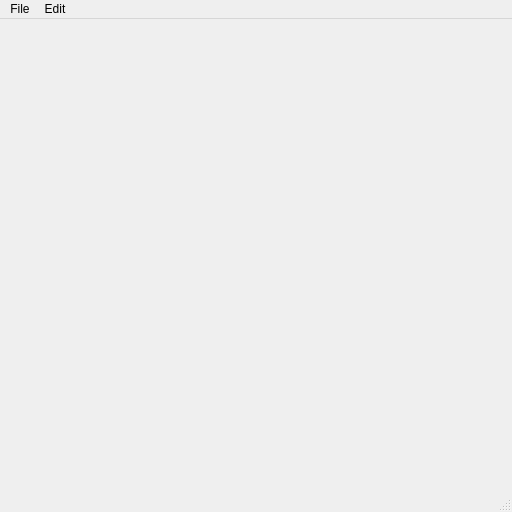
<?xml version="1.0" encoding="UTF-8"?>
<ui version="4.0">
 <class>MainWindow</class>
 <widget class="QMainWindow" name="MainWindow">
  <property name="geometry">
   <rect>
    <x>0</x>
    <y>0</y>
    <width>512</width>
    <height>512</height>
   </rect>
  </property>
  <property name="minimumSize">
   <size>
    <width>512</width>
    <height>512</height>
   </size>
  </property>
  <property name="windowTitle">
   <string>Test Window </string>
  </property>
  <widget class="QWidget" name="centralwidget"/>
  <widget class="QMenuBar" name="menubar">
   <property name="geometry">
    <rect>
     <x>0</x>
     <y>0</y>
     <width>512</width>
     <height>18</height>
    </rect>
   </property>
   <widget class="QMenu" name="menuFile">
    <property name="title">
     <string>File</string>
    </property>
    <addaction name="actionOpen"/>
    <addaction name="actionSave"/>
    <addaction name="actionExit"/>
   </widget>
   <widget class="QMenu" name="menuEdit">
    <property name="title">
     <string>Edit</string>
    </property>
   </widget>
   <addaction name="menuFile"/>
   <addaction name="menuEdit"/>
  </widget>
  <widget class="QStatusBar" name="statusbar"/>
  <action name="actionOpen">
   <property name="text">
    <string>Open</string>
   </property>
   <property name="shortcut">
    <string>Ctrl+O</string>
   </property>
  </action>
  <action name="actionSave">
   <property name="enabled">
    <bool>false</bool>
   </property>
   <property name="text">
    <string>Save</string>
   </property>
   <property name="shortcut">
    <string>Ctrl+S</string>
   </property>
  </action>
  <action name="actionExit">
   <property name="text">
    <string>Exit</string>
   </property>
   <property name="shortcut">
    <string>Ctrl+Q</string>
   </property>
  </action>
 </widget>
 <resources/>
 <connections/>
</ui>
